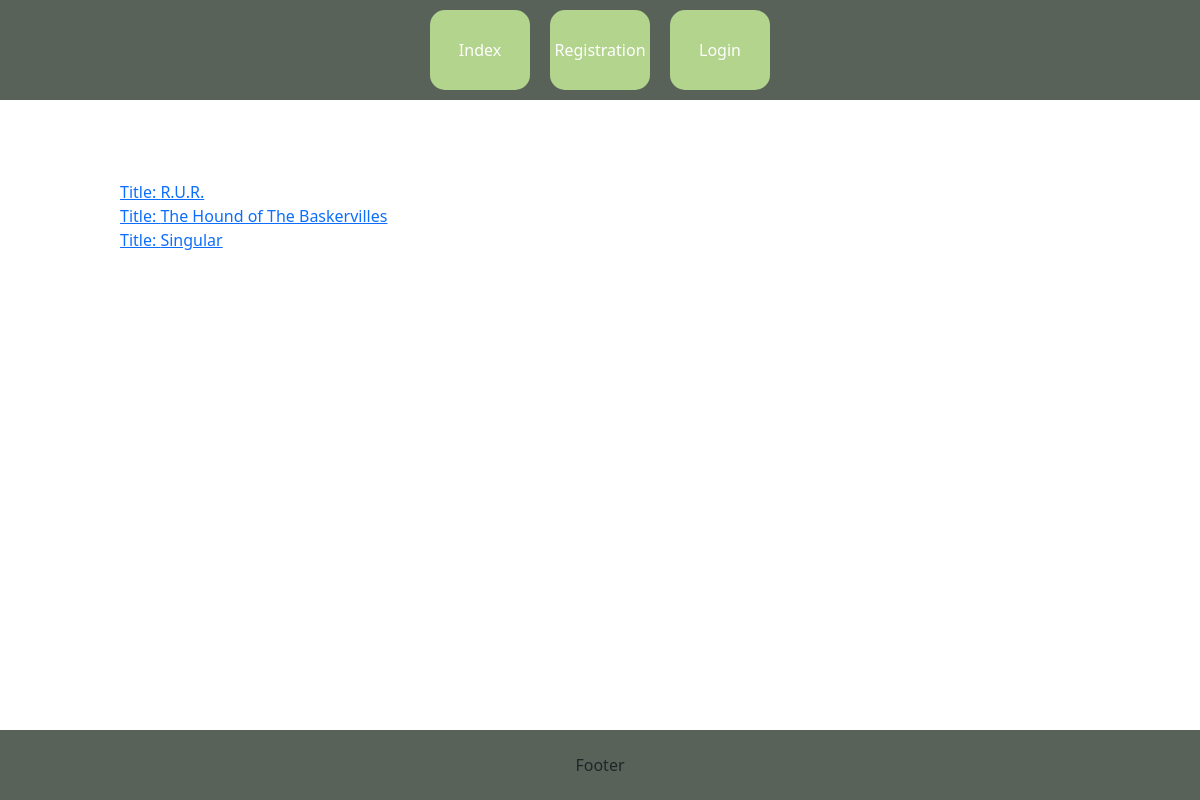
The page /projectcv/book_index/ on the database its author committed.
### projectcv/models.py (models this page shows, shortened)
class Book(models.Model):
    title= models.CharField(max_length=250)
    author= models.CharField(max_length=150)
    genre = models.ForeignKey(Genre, on_delete=models.SET_NULL, null=True)
    tags = models.ManyToManyField(Tag)
    class Meta:
        verbose_name = "Book"
        verbose_name_plural = "Books"

### projectcv/views.py (the view)
# urls.py: path("book_index/", views.BookIndex.as_view(), name="book_index"),
class BookIndex(generic.ListView):
    template_name = "projectcv/book_index.html"  # cesta k šabloně ze složky tamplates (je možné sdílet mezi aplikacemi)
    context_object_name = "books"  # pod tímto jménem budeme volat seznam objektů v šabloně
    def get_queryset(self):
        return Book.objects.all().order_by("-id")

### projectcv/templates/projectcv/book_index.html
{% extends "base.html" %}
{% block content %}
    {% for book in books %}
    <a href="{% url 'book_detail' book.id %}"> Title: {{ book.title }} </a><br>
    {% endfor %}
{% endblock %}

### projectcv/static/css/style.css (style rules this page uses)
html, body { width: 100%; height: 100%; margin: 0; }

### rows shown on the page
Book: title "R.U.R."
Book: title "The Hound of The Baskervilles"
Book: title "Singular"
